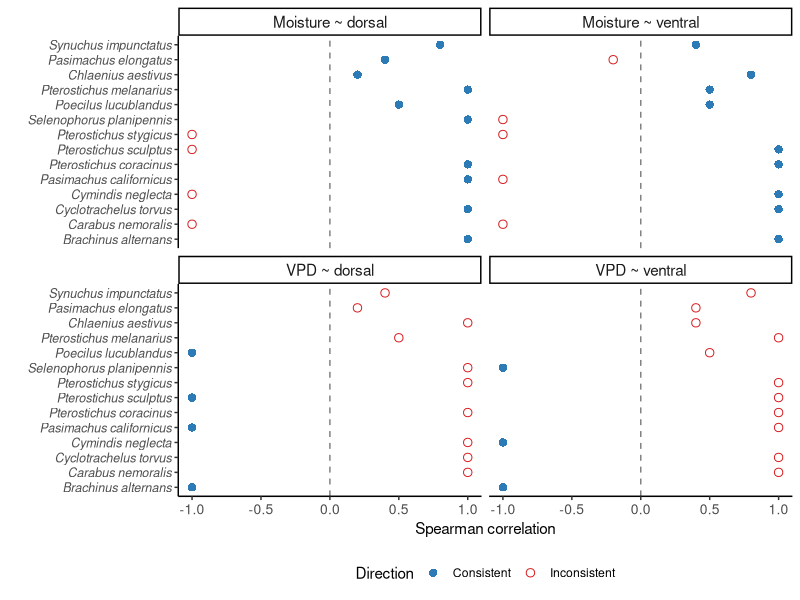

The R script that drew this image: (Note: this script raises an error after producing the figure.)
# =============================================================================
# SENSITIVITY ANALYSIS: within-species variation in lightness
# Tests whether the 14 multi-site species show lightness variation across
# sites consistent with the desiccation hypothesis (darker at drier sites)
# =============================================================================

library(tidyverse)
library(lme4)
library(lmerTest)

# Helper: reduce  subspecies names to binomial species names
strip_subspecies <- function(x) {
  words <- str_split(x, " ")
  map_chr(words, ~ if (length(.x) >= 3) paste(.x[1], .x[2]) else paste(.x, collapse = " "))
}

# Reload unscaled data so we can compute species means on original scale
mdf_raw <- read.csv("data/melanism_modelDF.csv") %>%
  mutate(SpeciesName_match = strip_subspecies(SpeciesName))

# --- Identify multi-site species ---
species_site_counts <- mdf_raw %>%
  group_by(SpeciesName_match) %>%
  summarise(n_sites = n_distinct(IL_Site), .groups = "drop") %>%
  arrange(desc(n_sites))

multi_site_species <- species_site_counts %>%
  filter(n_sites >= 2) %>%
  pull(SpeciesName_match)

cat(sprintf("\n%d species sampled at 2+ sites:\n", length(multi_site_species)))
print(species_site_counts %>% filter(n_sites >= 2))

# --- Approach 1: site-level means per species, then within-species correlations ---

# Compute mean lightness and environment per species-site combination
spp_site_means <- mdf_raw %>%
  filter(SpeciesName_match %in% multi_site_species) %>%
  group_by(SpeciesName_match, IL_Site) %>%
  summarise(
    mean_dorsal_lightness  = mean(ave_melanism_dorsal,  na.rm = TRUE),
    mean_ventral_lightness = mean(ave_melanism_ventral, na.rm = TRUE),
    mean_VPD               = mean(meanVPD,              na.rm = TRUE),
    mean_soil_moisture     = mean(meanSoilMoisture,     na.rm = TRUE),
    n_individuals          = n(),
    .groups = "drop"
  )

# Within-species Spearman correlations between lightness and moisture variables
within_species_cors <- spp_site_means %>%
  group_by(SpeciesName_match) %>%
  summarise(
    n_sites         = n(),
    # VPD: desiccation predicts NEGATIVE correlation (drier = higher VPD = darker = lower lightness)
    cor_VPD_dorsal  = cor(mean_VPD, mean_dorsal_lightness,  method = "spearman"),
    cor_VPD_ventral = cor(mean_VPD, mean_ventral_lightness, method = "spearman"),
    # Soil moisture: desiccation predicts POSITIVE correlation (wetter = higher moisture = lighter)
    cor_SM_dorsal   = cor(mean_soil_moisture, mean_dorsal_lightness,  method = "spearman"),
    cor_SM_ventral  = cor(mean_soil_moisture, mean_ventral_lightness, method = "spearman"),
    .groups = "drop"
  ) %>%
  arrange(desc(n_sites))

cat("\n--- Within-species correlations (Spearman) ---\n")
cat("Desiccation hypothesis predicts: cor_VPD < 0, cor_SM > 0\n\n")
print(within_species_cors)

# Summarise: what proportion of species show the predicted direction?
direction_summary <- within_species_cors %>%
  summarise(
    n_species                     = n(),
    pct_VPD_dorsal_correct_dir    = mean(cor_VPD_dorsal  < 0, na.rm = TRUE) * 100,
    pct_VPD_ventral_correct_dir   = mean(cor_VPD_ventral < 0, na.rm = TRUE) * 100,
    pct_SM_dorsal_correct_dir     = mean(cor_SM_dorsal   > 0, na.rm = TRUE) * 100,
    pct_SM_ventral_correct_dir    = mean(cor_SM_ventral  > 0, na.rm = TRUE) * 100,
    median_cor_VPD_dorsal         = median(cor_VPD_dorsal,  na.rm = TRUE),
    median_cor_VPD_ventral        = median(cor_VPD_ventral, na.rm = TRUE),
    median_cor_SM_dorsal          = median(cor_SM_dorsal,   na.rm = TRUE),
    median_cor_SM_ventral         = median(cor_SM_ventral,  na.rm = TRUE)
  )

cat("\n--- Direction summary ---\n")
print(direction_summary)

# Sign test: are the within-species correlations biased toward the predicted direction?
# Under the null (no within-species effect), ~50% should show each direction
sign_test <- function(cors, predicted_positive = TRUE) {
  cors_clean <- cors[!is.na(cors)]
  n          <- length(cors_clean)
  n_correct  <- if (predicted_positive) sum(cors_clean > 0) else sum(cors_clean < 0)
  # Exact binomial test against p = 0.5
  binom.test(n_correct, n, p = 0.5, alternative = "greater")
}

cat("\n--- Sign tests (binomial, H1: more species show predicted direction than chance) ---\n")
cat("VPD ~ dorsal lightness (predicted negative):\n")
print(sign_test(within_species_cors$cor_VPD_dorsal, predicted_positive = FALSE))

cat("VPD ~ ventral lightness (predicted negative):\n")
print(sign_test(within_species_cors$cor_VPD_ventral, predicted_positive = FALSE))

cat("Soil moisture ~ dorsal lightness (predicted positive):\n")
print(sign_test(within_species_cors$cor_SM_dorsal, predicted_positive = TRUE))

cat("Soil moisture ~ ventral lightness (predicted positive):\n")
print(sign_test(within_species_cors$cor_SM_ventral, predicted_positive = TRUE))

# --- Visualisation: dot plot of within-species correlations ---
cors_long <- within_species_cors %>%
  select(SpeciesName_match, n_sites,
         `VPD ~ dorsal`    = cor_VPD_dorsal,
         `VPD ~ ventral`   = cor_VPD_ventral,
         `Moisture ~ dorsal`  = cor_SM_dorsal,
         `Moisture ~ ventral` = cor_SM_ventral) %>%
  pivot_longer(-c(SpeciesName_match, n_sites),
               names_to = "comparison", values_to = "correlation") %>%
  mutate(
    predicted_direction = if_else(str_detect(comparison, "VPD"), "negative", "positive"),
    consistent          = case_when(
      predicted_direction == "negative" & correlation < 0 ~ "Consistent",
      predicted_direction == "positive" & correlation > 0 ~ "Consistent",
      TRUE                                                 ~ "Inconsistent"
    ),
    SpeciesName_match = fct_reorder(SpeciesName_match, n_sites)
  )

p_within_cors <- ggplot(cors_long,
                        aes(x = correlation, y = SpeciesName_match,
                            color = consistent, shape = consistent)) +
  geom_vline(xintercept = 0, linetype = "dashed", color = "grey50") +
  geom_point(size = 2.5) +
  scale_color_manual(values = c("Consistent"   = "#2c7bb6",
                                "Inconsistent" = "#d7191c")) +
  scale_shape_manual(values = c("Consistent" = 16, "Inconsistent" = 1)) +
  facet_wrap(~ comparison, nrow = 2) +
  labs(x = "Spearman correlation", y = "",
       color = "Direction", shape = "Direction") +
  theme_classic() +
  theme(axis.text.y  = element_text(size = 9, face = "italic"),
        axis.text.x  = element_text(size = 10),
        strip.text   = element_text(size = 11),
        legend.position = "bottom")

ggsave("figureOutputs/within_species_sensitivity.png",
       p_within_cors, dpi = 450, width = 9, height = 7)

# Save full results table for supplement
write_csv(within_species_cors,
          "modelResults/within_species_correlations_supplement.csv")
